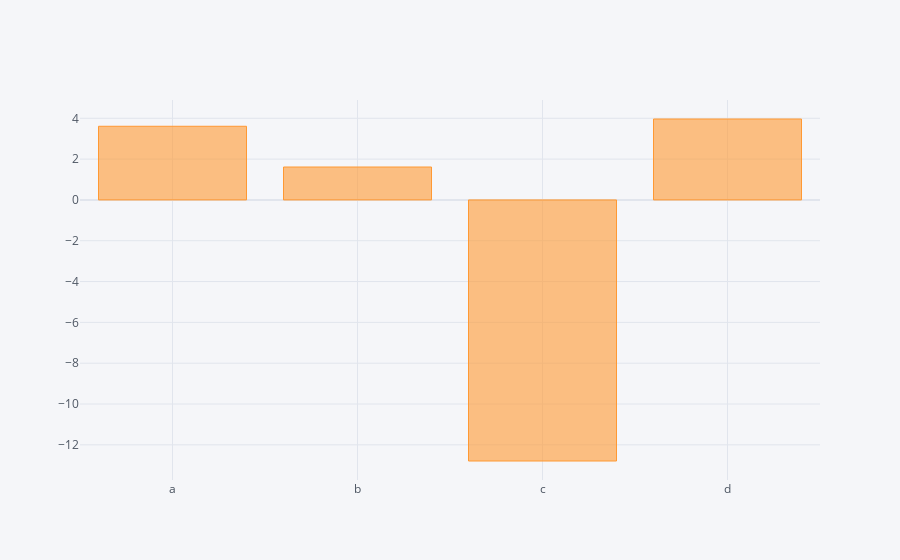

Notebook code cell kept with this figure:
### Code cell
dataset1.sum().iplot(kind='bar')

### Figure 1 — Plotly figure (JSON) as saved in the notebook; plotly's stock layout.template omitted (floating-point values rounded to 4 significant figures)
{"data": [{"name": "None", "text": "", "y": [3.609, 1.614, -12.79, 3.966], "marker": {"color": "rgba(255, 153, 51, 0.6)", "line": {"color": "rgba(255, 153, 51, 1.0)", "width": 1}}, "x": ["a", "b", "c", "d"], "type": "bar", "orientation": "v"}], "layout": {"title": {"font": {"color": "#4D5663"}}, "paper_bgcolor": "#F5F6F9", "plot_bgcolor": "#F5F6F9", "yaxis": {"tickfont": {"color": "#4D5663"}, "zerolinecolor": "#E1E5ED", "title": {"text": "", "font": {"color": "#4D5663"}}, "gridcolor": "#E1E5ED", "showgrid": true}, "xaxis": {"tickfont": {"color": "#4D5663"}, "zerolinecolor": "#E1E5ED", "title": {"text": "", "font": {"color": "#4D5663"}}, "gridcolor": "#E1E5ED", "showgrid": true}, "legend": {"bgcolor": "#F5F6F9", "font": {"color": "#4D5663"}}}}
